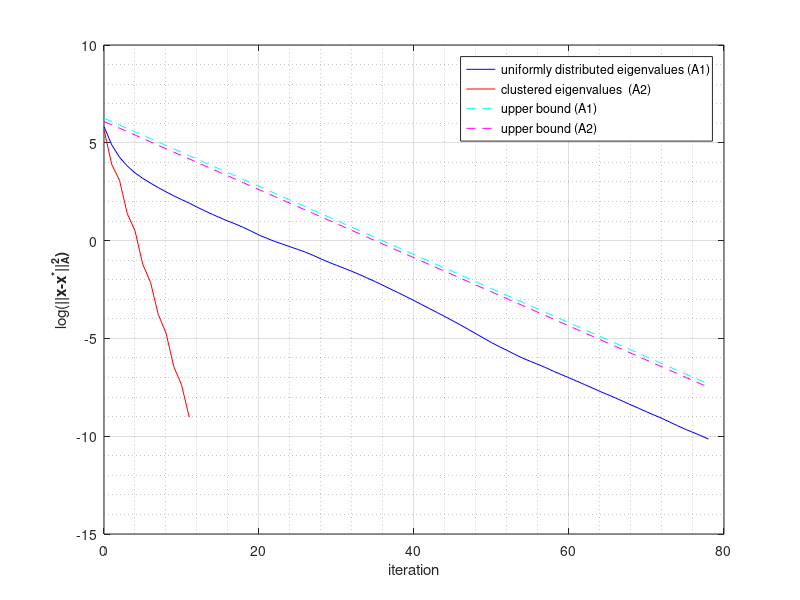

MATLAB code for this plot:
% Conjugate Gradient algorithm

clear all
close all
clc

% Dimension of the problem
n = 1000

% Create a pair of random, symmetric, positive definite matrices A1, A2 with specific eigenvalues

[Q,R] = qr(rand(n,n));

% Option 1 (uniformly distributed eigenvalues)
eigenValues = linspace(10,n,n);

% Option 2 (clustered eigenvalues)
% 65 percent of eigenvalues clustered in the [9, 11] segment
aux1 = linspace(9,11,6.5*n/10);
% 35 percent of eigenvalues clustered in the [999, 1001] segment
aux2 = linspace(999,1001,3.5*n/10);
eigenValuesClust = [aux1, aux2];

D1 = diag(eigenValues);
D2 = diag(eigenValuesClust);
% Matrix A1 with uniformly distributed eigenvalues
A1 = Q'*D1*Q;
% Matrix A2 with clustered eigenvalues
A2 = Q'*D2*Q;

% Sanity check
disp('Uniformly distributed eigenvalues:')
disp(sort(eig(A1)));
disp('Clustered eigenvalues:')
disp(sort(eig(A2)));

% Create random vector b
b = rand(n,1);

% Tolerance
tol = 0.0001

% Optimum point for A1
xmin = A1\b;
% Value of quadratic function at optimum x (for A1)
minf = -.5*(b'*xmin);

% Optimum point for A2
xminClust = A2\b;
% Value of quadratic function at optimum x (for A2)
minfClust = -.5*(b'*xminClust);

% Initial guess for A1
x = 2*rand(n,1);             
                 
% Record of errors in log scale (error = ||x - xmin||^2_A)                 
record = [log10(2*((.5*(x'*A1*x)) - (b'*x) - minf))];
recordClust = [log10(2*((.5*(x'*A2*x)) - (b'*x) - minfClust))];

% CG (Algorithm 5.2 in Nocedal)
                     
% CG for A1 (from here)
prev_r = zeros(n,1);
r = A1*x - b;
p = -r;

% Stopping criteria: residual                   
while norm(r) > tol
	alpha = (r'*r)/(p'*A1*p);
	x = x + (alpha*p);
	prev_r = r;
	r = r + (alpha*A1*p);
	beta = (r'*r)/(prev_r'*prev_r);
	p = -r + (beta*p);
	record = [record ; log10(2*((.5*(x'*A1*x)) - (b'*x) - minf))];
end

% Print final solution
disp('final solution x_sol for A1:')
disp(x)

% Print value of f at final solution
disp('f(x_sol) for A1:')
disp((.5*(x'*A1*x)) - (b'*x))
% CG for A1 (to here)


% CG for A2 (from here)
     
% Initial guess for A2
x = 2*rand(n,1);                  
     
prev_r = zeros(n,1);
r = A2*x - b;
p = -r;

% Stopping criteria: residual                        
while norm(r) > tol
	alpha = (r'*r)/(p'*A2*p);
	x = x + (alpha*p);
	prev_r = r;
	r = r + (alpha*A2*p);
	beta = (r'*r)/(prev_r'*prev_r);
	p = -r + (beta*p);
	recordClust = [recordClust ; log10(2*((.5*(x'*A2*x)) - (b'*x) - minfClust))];
end

% Print final solution
disp('final solution x_sol for A2:')
disp(x)

% Print value of f at final solution
disp('f(x_sol) for A2:')
disp((.5*(x'*A2*x)) - (b'*x))
% CG for A2 (to here)

% Error upper bound (Equation 5.36 in Nocedal)
     
% Approximate kappa
kappa = 1000/10;
slope = 2*log10(((kappa^.5)-1)/((kappa^.5)+1));
k = 1:length(record);

% Upper bound for A1
upperBound1 = log10(4) + record(1) + (slope*k);

% Upper bound for A2
upperBound2 = log10(4) + recordClust(1) + (slope*k);

%Plot convergence and save in PNG file
axis1 = 0:length(record) - 1;
axis2 = 0:length(recordClust) - 1;
figure;
title('CG, Ax=b, n=1000');
plot(axis1, record, 'b', axis2, recordClust, 'r', k-1, upperBound1, 'c--', k-1, upperBound2, 'm--');
xlabel('iteration');
ylabel('log(\bf{||x-x^*||}^2_A)');
legend('uniformly distributed eigenvalues (A1)','clustered eigenvalues  (A2)', 'upper bound (A1)', 'upper bound (A2)');
grid on;
grid minor;  
saveas(gcf,'CG.png');
